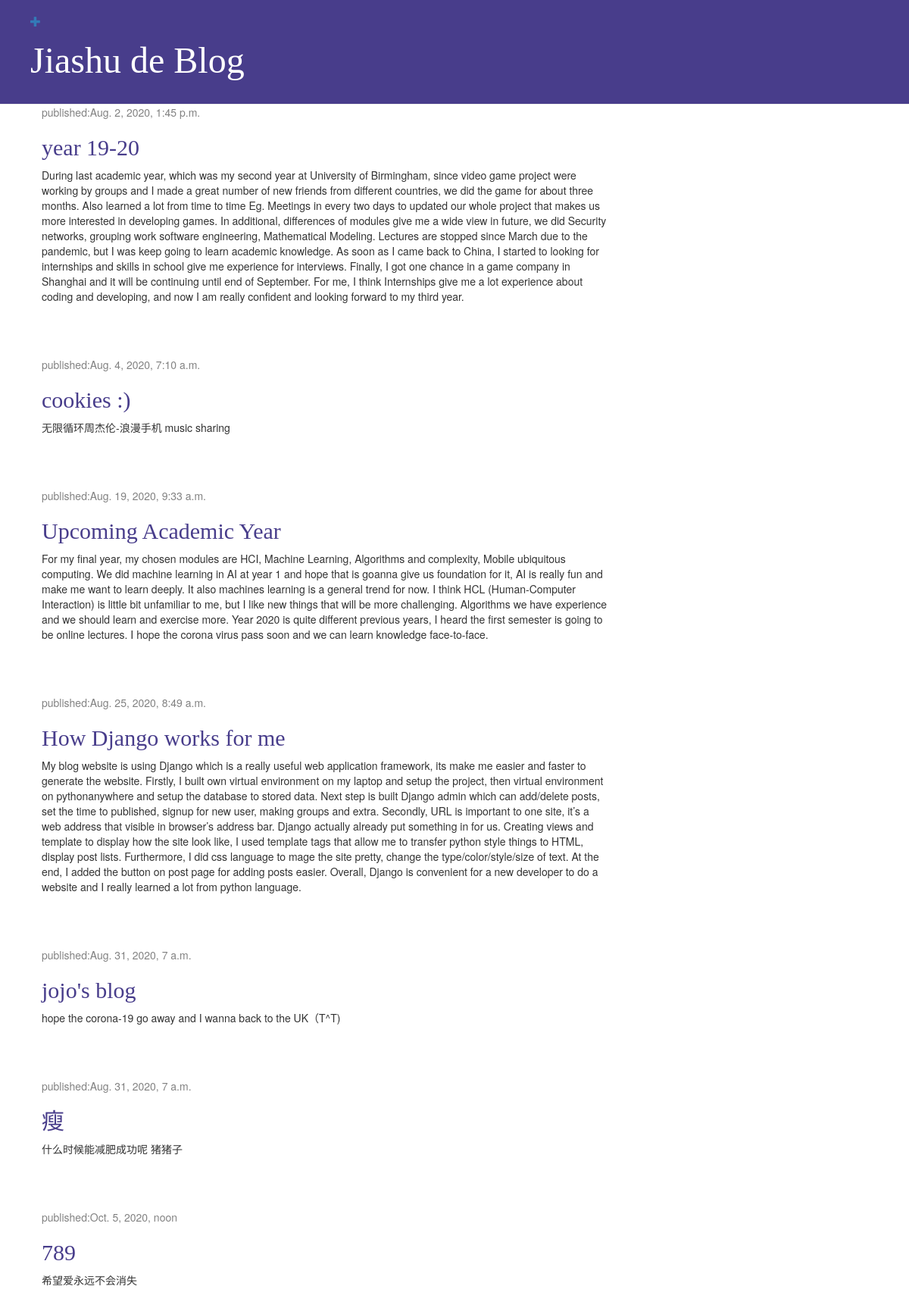
The app's page / (signed in) with its own data.
### blog/models.py (models this page shows, shortened)
class Post(models.Model):
    author = models.ForeignKey(settings.AUTH_USER_MODEL, on_delete=models.CASCADE)
    title = models.CharField(max_length=200)
    text = models.TextField()
    created_date = models.DateTimeField(default=timezone.now)
    published_date = models.DateTimeField(blank=True, null=True)

### blog/views.py (the view)
# urls.py: path('',views.post_list, name='post_list'),
def post_list(request):
    posts = Post.objects.filter(published_date__lte=timezone.now()).order_by('published_date')
    return render(request,'blog/post_list.html',{'posts':posts})

### blog/templates/blog/post_list.html
{% extends 'blog/base.html' %}
{% block content %}
    {% for post in posts %}
        <div class="post">
            <div class="date">
                <p>published:{{ post.published_date }}</p>
            </div>
            <h2><a href="{% url 'post_detail' pk=post.pk %}">{{ post.title }}</a></h2>
            <p>{{ post.text|linebreaksbr }}</p>
        </div>
    {% endfor %}
{% endblock %}

### blog/static/css/blog.css (style rules this page uses)
h1, h2, h3, h4 { font-family: Ayuthaya, cursive; }
.date { color: #828282; }
.post { margin-bottom: 70px; }
h1 a,h2 a { color: darkslateblue; font-family: Ayuthaya; }

### records on screen
Post: published_date "Aug. 2, 2020, 1:45 p.m.", title "year 19-20", text "During last academic year, which was my second year at University of Birmingham, since video game project were working by groups and I made a great number of new friends from different countries, we did the game for about three months. Also learned a lot from time to time Eg. Meetings in every two days to updated our whole project that makes us more interested in developing games. In additional, differences of modules give me a wide view in future, we did Security networks, grouping work software engineering, Mathematical Modeling. Lectures are stopped since March due to the pandemic, but I was keep going to learn academic knowledge. As soon as I came back to China, I started to looking for…"
Post: published_date "Aug. 4, 2020, 7:10 a.m.", title "cookies :)", text "无限循环周杰伦-浪漫手机 music sharing"
Post: published_date "Aug. 19, 2020, 9:33 a.m.", title "Upcoming Academic Year", text "For my final year, my chosen modules are HCI, Machine Learning, Algorithms and complexity, Mobile ubiquitous computing. We did machine learning in AI at year 1 and hope that is goanna give us foundation for it, AI is really fun and make me want to learn deeply. It also machines learning is a general trend for now. I think HCL (Human-Computer Interaction) is little bit unfamiliar to me, but I like new things that will be more challenging. Algorithms we have experience and we should learn and exercise more. Year 2020 is quite different previous years, I heard the first semester is going to be online lectures. I hope the corona virus pass soon and we can learn knowledge face-to-face."
Post: published_date "Aug. 25, 2020, 8:49 a.m.", title "How Django works for me", text "My blog website is using Django which is a really useful web application framework, its make me easier and faster to generate the website. Firstly, I built own virtual environment on my laptop and setup the project, then virtual environment on pythonanywhere and setup the database to stored data. Next step is built Django admin which can add/delete posts, set the time to published, signup for new user, making groups and extra. Secondly, URL is important to one site, it’s a web address that visible in browser’s address bar. Django actually already put something in for us. Creating views and template to display how the site look like, I used template tags that allow me to transfer python…"
Post: published_date "Aug. 31, 2020, 7 a.m.", title "jojo's blog", text "hope the corona-19 go away and I wanna back to the UK（T^T)"
Post: published_date "Aug. 31, 2020, 7 a.m.", title "瘦", text "什么时候能减肥成功呢 猪猪子"
Post: published_date "Oct. 5, 2020, noon", title "789", text "希望爱永远不会消失"
